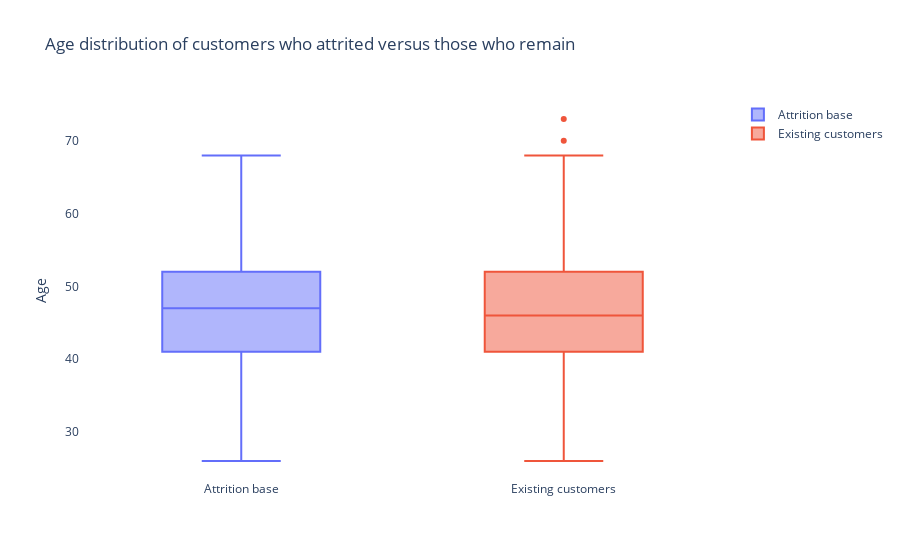

The notebook cell this image was saved under:
### Markdown cell above
# Hypothesis 1: Customers who attrite are more likely to be younger
The first hypothesis we want to test is whether customers who attrite are likely to be younger.  Many financial services firms are struggling to attract and keep younger customers vs fintechs

### Code cell
#Build the boxplot
fig1 = go.Figure()
fig1.add_trace(go.Box(y = dfatt['Customer_Age'], name = 'Attrition base'))
fig1.add_trace(go.Box(y = dfexis['Customer_Age'], name = 'Existing customers'))
fig1.update_layout(plot_bgcolor = 'white', title = 'Age distribution of customers who attrited versus those who remain', yaxis = dict(title = 'Age'))
fig1.show()

### Figure 1 — Plotly figure (JSON) as saved in the notebook; plotly's stock layout.template omitted (floating-point values rounded to 4 significant figures; data arrays with more than 128 entries replaced by an {"elided": "..."} marker saying what was removed)
{"data": [{"name": "Attrition base", "type": "box", "y": {"elided": "1627 int values"}}, {"name": "Existing customers", "type": "box", "y": {"elided": "8500 int values"}}], "layout": {"plot_bgcolor": "white", "title": {"text": "Age distribution of customers who attrited versus those who remain"}, "yaxis": {"title": {"text": "Age"}}}}
